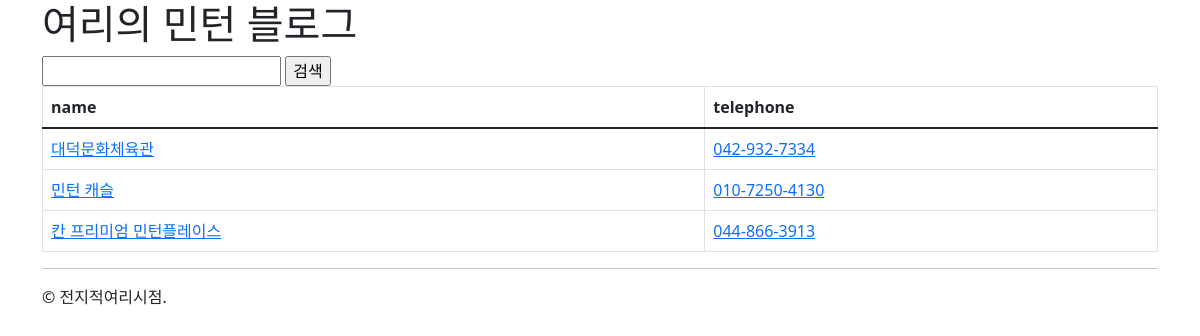
The app's page /badminton/, older data.
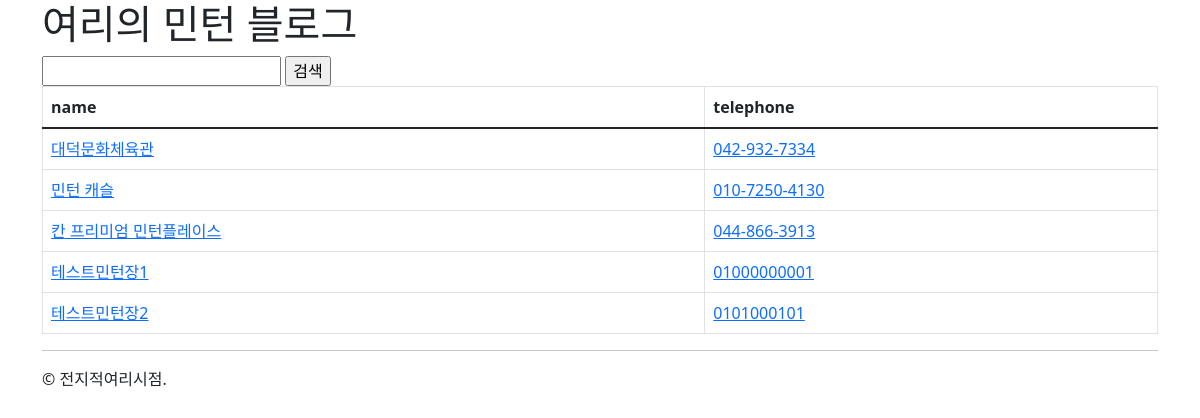
The same page, newer data.
### badminton/models.py (models this page shows)
class Minton(models.Model):
    name = models.CharField(max_length=50, verbose_name='민턴장 이름')
    address = models.CharField(max_length=200, verbose_name='주소')
    telephone = models.CharField(blank=True, max_length=15, validators=[
        RegexValidator(r"^\d{3,4}-?\d{3,4}-?\d{4}$",
                       message="전화번호를 입력해주세요."),
    ])
    photo = models.ImageField(blank=True, null=True, verbose_name='사진')
    description = models.TextField(verbose_name='설명')
    parking = models.BooleanField(default=False, verbose_name='주차장 보유')
    created_at = models.DateTimeField(auto_now_add=True)
    updated_at = models.DateTimeField(auto_now=True)

### badminton/views.py (the view)
# urls.py: path('badminton/', minton_list),
def minton_list(request: HttpRequest) -> HttpResponse:
    qs = Minton.objects.all()
    query = request.GET.get("query", "")
    if query:
        qs = qs.filter(name__icontains=query)
    template_name = 'badminton/minton_list.html'
    context_data = {
        'minton_list': qs,
    }
    return render(request, template_name, context_data)

### badminton/templates/badminton/minton_list.html
{% extends "badminton/layout.html" %}
{% block content %}
    <form action="" method="get">
        <input type="text" name="query" value="{{ request.GET.query }}">
        <input type="submit" value="검색">
    </form>
    <table class="table table-hover table-bordered">
        <thead>
            <tr>
                <th>name</th>
                <th>telephone</th>
            </tr>
        </thead>
        <tbody>
            {% for minton in minton_list %}
            <tr>
                <td>
                    <a href="/badminton/{{ minton.pk }}">
                        {{ minton.name }}
                    </a>
                </td>
                <td>
                    <a href="tel:{{ minton.telephone }}">
                        {{ minton.telephone }}
                    </a>
                </td>
            </tr>
            {% endfor %}
        </tbody>
    </table>
{% endblock %}

### badminton/templates/badminton/layout.html (shortened to what this page needs)
<!doctype html>
<html lang="ko">
<head>
    <link rel="stylesheet" href="//cdn.jsdelivr.net/npm/bootstrap@5.1.3/dist/css/bootstrap.min.css">
</head>
<body>
<div class="container">
    <h1>여리의 민턴 블로그</h1>
    {% block content %}
    {% endblock %}
    <hr>
    &copy; 전지적여리시점.
</div>
</body>
</html>

Row changes from the older to the newer data that the page shows:
added Minton: name "테스트민턴장1", telephone "01000000001"
added Minton: name "테스트민턴장2", telephone "0101000101"
